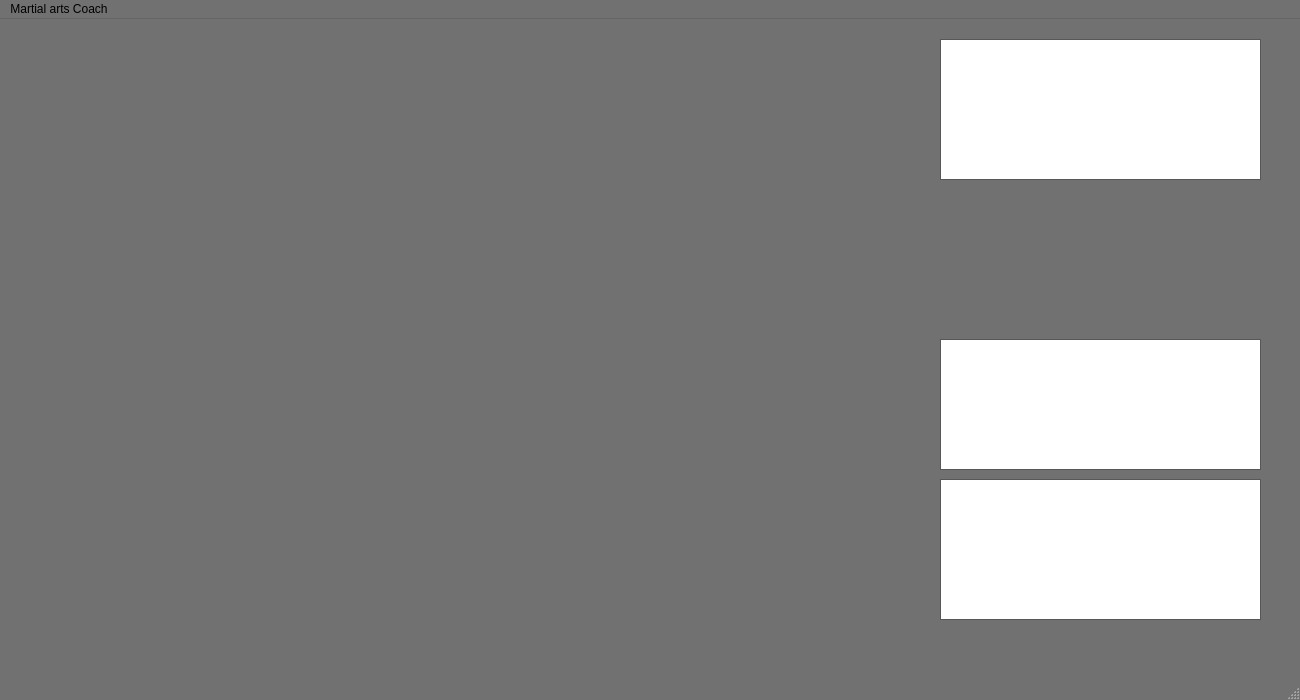
<?xml version="1.0" encoding="UTF-8"?>
<ui version="4.0">
 <class>MainWindow</class>
 <widget class="QMainWindow" name="MainWindow">
  <property name="geometry">
   <rect>
    <x>0</x>
    <y>0</y>
    <width>1300</width>
    <height>700</height>
   </rect>
  </property>
  <property name="palette">
   <palette>
    <active>
     <colorrole role="Base">
      <brush brushstyle="SolidPattern">
       <color alpha="255">
        <red>255</red>
        <green>255</green>
        <blue>255</blue>
       </color>
      </brush>
     </colorrole>
     <colorrole role="Window">
      <brush brushstyle="SolidPattern">
       <color alpha="255">
        <red>113</red>
        <green>113</green>
        <blue>113</blue>
       </color>
      </brush>
     </colorrole>
    </active>
    <inactive>
     <colorrole role="Base">
      <brush brushstyle="SolidPattern">
       <color alpha="255">
        <red>255</red>
        <green>255</green>
        <blue>255</blue>
       </color>
      </brush>
     </colorrole>
     <colorrole role="Window">
      <brush brushstyle="SolidPattern">
       <color alpha="255">
        <red>113</red>
        <green>113</green>
        <blue>113</blue>
       </color>
      </brush>
     </colorrole>
    </inactive>
    <disabled>
     <colorrole role="Base">
      <brush brushstyle="SolidPattern">
       <color alpha="255">
        <red>113</red>
        <green>113</green>
        <blue>113</blue>
       </color>
      </brush>
     </colorrole>
     <colorrole role="Window">
      <brush brushstyle="SolidPattern">
       <color alpha="255">
        <red>113</red>
        <green>113</green>
        <blue>113</blue>
       </color>
      </brush>
     </colorrole>
    </disabled>
   </palette>
  </property>
  <property name="windowTitle">
   <string>MainWindow</string>
  </property>
  <property name="autoFillBackground">
   <bool>false</bool>
  </property>
  <widget class="QWidget" name="centralwidget">
   <widget class="QTextBrowser" name="textBrowser">
    <property name="geometry">
     <rect>
      <x>940</x>
      <y>20</y>
      <width>321</width>
      <height>141</height>
     </rect>
    </property>
    <property name="palette">
     <palette>
      <active>
       <colorrole role="WindowText">
        <brush brushstyle="SolidPattern">
         <color alpha="255">
          <red>170</red>
          <green>0</green>
          <blue>0</blue>
         </color>
        </brush>
       </colorrole>
       <colorrole role="Text">
        <brush brushstyle="SolidPattern">
         <color alpha="255">
          <red>170</red>
          <green>0</green>
          <blue>0</blue>
         </color>
        </brush>
       </colorrole>
      </active>
      <inactive>
       <colorrole role="WindowText">
        <brush brushstyle="SolidPattern">
         <color alpha="255">
          <red>170</red>
          <green>0</green>
          <blue>0</blue>
         </color>
        </brush>
       </colorrole>
       <colorrole role="Text">
        <brush brushstyle="SolidPattern">
         <color alpha="255">
          <red>170</red>
          <green>0</green>
          <blue>0</blue>
         </color>
        </brush>
       </colorrole>
      </inactive>
      <disabled/>
     </palette>
    </property>
    <property name="font">
     <font>
      <pointsize>18</pointsize>
     </font>
    </property>
    <property name="frameShadow">
     <enum>QFrame::Shadow::Sunken</enum>
    </property>
    <property name="lineWidth">
     <number>1</number>
    </property>
   </widget>
   <widget class="QTextBrowser" name="textBrowser_2">
    <property name="geometry">
     <rect>
      <x>940</x>
      <y>320</y>
      <width>321</width>
      <height>131</height>
     </rect>
    </property>
    <property name="palette">
     <palette>
      <active>
       <colorrole role="Text">
        <brush brushstyle="SolidPattern">
         <color alpha="255">
          <red>170</red>
          <green>0</green>
          <blue>0</blue>
         </color>
        </brush>
       </colorrole>
      </active>
      <inactive>
       <colorrole role="Text">
        <brush brushstyle="SolidPattern">
         <color alpha="255">
          <red>170</red>
          <green>0</green>
          <blue>0</blue>
         </color>
        </brush>
       </colorrole>
      </inactive>
      <disabled/>
     </palette>
    </property>
    <property name="font">
     <font>
      <pointsize>18</pointsize>
     </font>
    </property>
   </widget>
   <widget class="QTextBrowser" name="textBrowser_4">
    <property name="geometry">
     <rect>
      <x>940</x>
      <y>460</y>
      <width>321</width>
      <height>141</height>
     </rect>
    </property>
    <property name="palette">
     <palette>
      <active>
       <colorrole role="Text">
        <brush brushstyle="SolidPattern">
         <color alpha="255">
          <red>170</red>
          <green>0</green>
          <blue>0</blue>
         </color>
        </brush>
       </colorrole>
      </active>
      <inactive>
       <colorrole role="Text">
        <brush brushstyle="SolidPattern">
         <color alpha="255">
          <red>170</red>
          <green>0</green>
          <blue>0</blue>
         </color>
        </brush>
       </colorrole>
      </inactive>
      <disabled/>
     </palette>
    </property>
    <property name="font">
     <font>
      <pointsize>18</pointsize>
     </font>
    </property>
   </widget>
  </widget>
  <widget class="QMenuBar" name="menubar">
   <property name="geometry">
    <rect>
     <x>0</x>
     <y>0</y>
     <width>1300</width>
     <height>22</height>
    </rect>
   </property>
   <widget class="QMenu" name="menuMartial_arts_Coach">
    <property name="title">
     <string>Martial arts Coach</string>
    </property>
    <addaction name="actionLoad"/>
    <addaction name="actionDelete"/>
   </widget>
   <addaction name="menuMartial_arts_Coach"/>
  </widget>
  <widget class="QStatusBar" name="statusbar"/>
  <action name="actionLoad">
   <property name="text">
    <string>Load</string>
   </property>
  </action>
  <action name="actionDelete">
   <property name="text">
    <string>Delete</string>
   </property>
  </action>
 </widget>
 <resources/>
 <connections/>
</ui>
